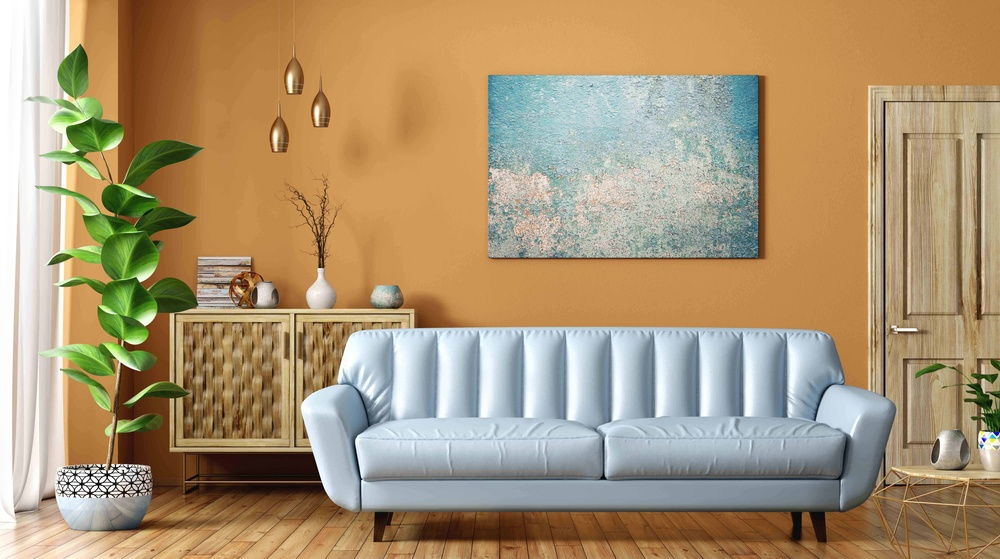
#> input picture images/blog-30.jpg, 1000 x 559 px, shrunk from 6000 x 3352 before the run, found by its file name
$ python wall_detection.py
#> lines starting #> are read from the running program, lines starting #| are printed output that depends on the picture; after the words box and inside, x2 and y2 are one past the last pixel; in counts of white or black regions, pixels touching at a corner belong together
import cv2
import numpy as np
from matplotlib import pyplot as plt

# Load and resize the image
image_path = r'C:\Users\lenovo\Desktop\Wall_Detection\images\blog-30.jpg'
image = cv2.imread(image_path)
#> image is the input picture: shape (559, 1000, 3); mean B, G, R 116, 149.3, 171.9
image_hsv = cv2.cvtColor(image, cv2.COLOR_BGR2HSV)
#> image_hsv: shape (559, 1000, 3); mean H, S, V 37.4, 105.2, 179.7

# Resize for easier visualization
scale_percent = 50
width = int(image.shape[1] * scale_percent / 100)
#> width = 500
height = int(image.shape[0] * scale_percent / 100)
#> height = 279
dim = (width, height)
#> dim = (500, 279)
resized_image = cv2.resize(image, dim, interpolation=cv2.INTER_AREA)
resized_hsv = cv2.resize(image_hsv, dim, interpolation=cv2.INTER_AREA)
#> resized_hsv: shape (279, 500, 3); mean H, S, V 37.4, 105.2, 179.7

# Define HSV color range for the wall (adjust if needed)
lower_orange = np.array([5, 70, 70])
upper_orange = np.array([25, 255, 255])

# Create a mask for the wall based on its color
initial_mask = cv2.inRange(resized_hsv, lower_orange, upper_orange)
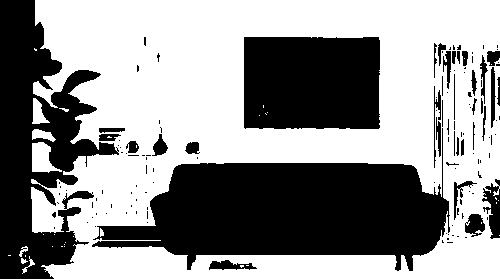
#> initial_mask: shape (279, 500); 57.5% white; 133 black regions (98 under 20 px), largest, box (x1, y1, x2, y2) and area: (92, 128, 450, 271) 26599, (0, 0, 119, 279) 16170, (244, 37, 380, 129) 12345

# Prepare initial mask for GrabCut
grabcut_mask = np.zeros(resized_image.shape[:2], np.uint8)
grabcut_mask[initial_mask > 0] = cv2.GC_PR_FGD  # Probable foreground (wall)
bg_model = np.zeros((1, 65), np.float64)
fg_model = np.zeros((1, 65), np.float64)

# Apply GrabCut to refine wall segmentation
cv2.grabCut(resized_image, grabcut_mask, None, bg_model, fg_model, 5, cv2.GC_INIT_WITH_MASK)
refined_wall_mask = np.where((grabcut_mask == 2) | (grabcut_mask == 0), 0, 1).astype('uint8')
wall_mask = refined_wall_mask * 255

# Define the new wall color (choose any RGB color you like)
# Example palette colors
palette = {
    "blue": (255, 0, 0),
    "green": (0, 255, 0),
    "purple": (128, 0, 128),
    "yellow": (0, 255, 255),
    "red": (0, 0, 255)
}

# Choose a color for the wall (you can change this value)
selected_color_name = "purple"
selected_color = palette[selected_color_name]

# Create a colored overlay for the wall
colored_wall = np.zeros_like(resized_image, np.uint8)
colored_wall[:] = selected_color

# Apply the mask to color only the wall
colored_wall_masked = cv2.bitwise_and(colored_wall, colored_wall, mask=wall_mask)

# Combine the colored wall with the original image
result = cv2.addWeighted(resized_image, 1, colored_wall_masked, 0.6, 0)
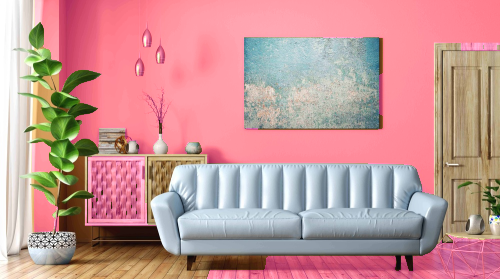
#> result: shape (279, 500, 3); mean B, G, R 149.4, 149.3, 198.3

# Display results
plt.figure(figsize=(15, 5))

# Original Image
plt.subplot(1, 3, 1)
plt.imshow(cv2.cvtColor(resized_image, cv2.COLOR_BGR2RGB))
plt.title("Original Image")
plt.axis("off")

# Wall Mask
plt.subplot(1, 3, 2)
plt.imshow(wall_mask, cmap='gray')
plt.title("Wall Mask")
plt.axis("off")

# Result with Colored Wall
plt.subplot(1, 3, 3)
plt.imshow(cv2.cvtColor(result, cv2.COLOR_BGR2RGB))
plt.title(f"Wall Colored with {selected_color_name}")
plt.axis("off")

plt.tight_layout()
plt.show()
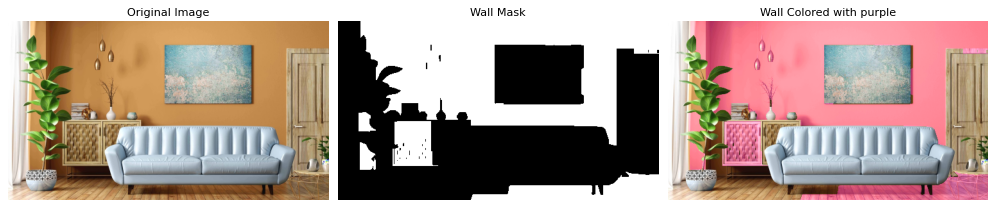
#> figure drawn by matplotlib, 3 panels

$ run again, with images/bases-de-la-decoration-interieur.jpg copied over images/blog-30.jpg
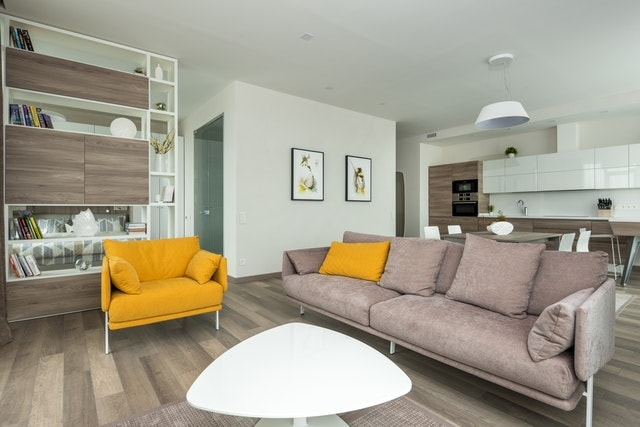
#> input picture images/bases-de-la-decoration-interieur.jpg, 640 x 427 px, found by its file name
#> image is the input picture: shape (427, 640, 3); mean B, G, R 142.7, 158.1, 162.7
#> image_hsv: shape (427, 640, 3); mean H, S, V 35.9, 38.2, 165.6
#> resized_hsv: shape (213, 320, 3); mean H, S, V 35.9, 38.2, 165.6
#> `initial_mask = cv2.inRange(resized_hsv, lower_orange, upper_orange)`:
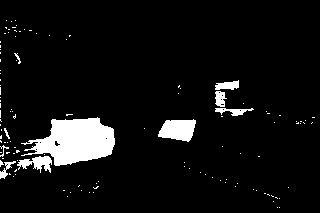
#> initial_mask: shape (213, 320); 6.8% white; 122 white regions (112 under 20 px), largest, box (x1, y1, x2, y2) and area: (21, 117, 115, 166) 2805, (158, 119, 196, 142) 636, (17, 156, 52, 173) 316
#> `plt.show()`:
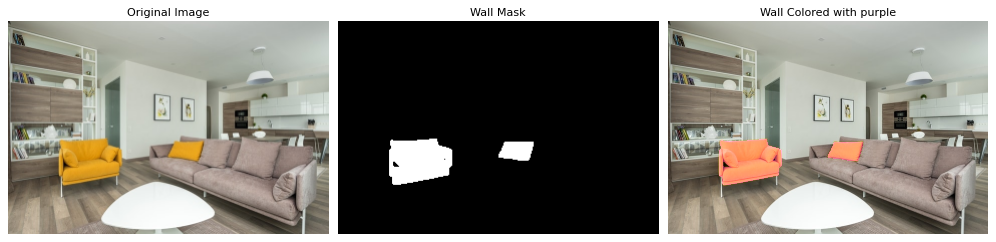
#> figure drawn by matplotlib, 3 panels
